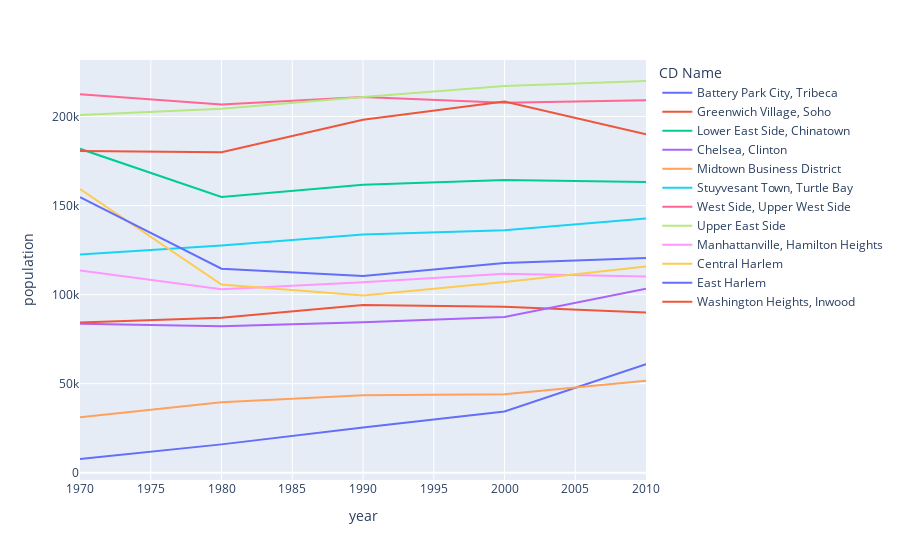

The cell this chart's notebook holds for it:
### Markdown cell above
## Step 4

Create a line chart of the population over time for each community district in Manhattan. There should be one line for each.

See the Plotly [Line Plot with column encoding color](https://plotly.com/python/line-charts/#line-plot-with-column-encoding-color) examples.

### Code cell
import plotly.express as px

fig = px.line(manhattan, x='year', y='population', color='CD Name')
fig.show()

### Figure 1 — Plotly figure (JSON) as saved in the notebook; plotly's stock layout.template omitted (floating-point values rounded to 4 significant figures)
{"data": [{"hovertemplate": "CD Name=Battery Park City, Tribeca<br>year=%{x}<br>population=%{y}<extra></extra>", "legendgroup": "Battery Park City, Tribeca", "line": {"color": "#636efa", "dash": "solid"}, "mode": "lines", "name": "Battery Park City, Tribeca", "showlegend": true, "type": "scatter", "x": [1970, 1980, 1990, 2000, 2010], "xaxis": "x", "y": [7706, 15918, 25366, 34420, 60978], "yaxis": "y"}, {"hovertemplate": "CD Name=Greenwich Village, Soho<br>year=%{x}<br>population=%{y}<extra></extra>", "legendgroup": "Greenwich Village, Soho", "line": {"color": "#EF553B", "dash": "solid"}, "mode": "lines", "name": "Greenwich Village, Soho", "showlegend": true, "type": "scatter", "x": [1970, 1980, 1990, 2000, 2010], "xaxis": "x", "y": [84337, 87069, 94105, 93119, 90016], "yaxis": "y"}, {"hovertemplate": "CD Name=Lower East Side, Chinatown<br>year=%{x}<br>population=%{y}<extra></extra>", "legendgroup": "Lower East Side, Chinatown", "line": {"color": "#00cc96", "dash": "solid"}, "mode": "lines", "name": "Lower East Side, Chinatown", "showlegend": true, "type": "scatter", "x": [1970, 1980, 1990, 2000, 2010], "xaxis": "x", "y": [181845, 154848, 161617, 164407, 163277], "yaxis": "y"}, {"hovertemplate": "CD Name=Chelsea, Clinton<br>year=%{x}<br>population=%{y}<extra></extra>", "legendgroup": "Chelsea, Clinton", "line": {"color": "#ab63fa", "dash": "solid"}, "mode": "lines", "name": "Chelsea, Clinton", "showlegend": true, "type": "scatter", "x": [1970, 1980, 1990, 2000, 2010], "xaxis": "x", "y": [83601, 82164, 84431, 87479, 103245], "yaxis": "y"}, {"hovertemplate": "CD Name=Midtown Business District<br>year=%{x}<br>population=%{y}<extra></extra>", "legendgroup": "Midtown Business District", "line": {"color": "#FFA15A", "dash": "solid"}, "mode": "lines", "name": "Midtown Business District", "showlegend": true, "type": "scatter", "x": [1970, 1980, 1990, 2000, 2010], "xaxis": "x", "y": [31076, 39544, 43507, 44028, 51673], "yaxis": "y"}, {"hovertemplate": "CD Name=Stuyvesant Town, Turtle Bay<br>year=%{x}<br>population=%{y}<extra></extra>", "legendgroup": "Stuyvesant Town, Turtle Bay", "line": {"color": "#19d3f3", "dash": "solid"}, "mode": "lines", "name": "Stuyvesant Town, Turtle Bay", "showlegend": true, "type": "scatter", "x": [1970, 1980, 1990, 2000, 2010], "xaxis": "x", "y": [122465, 127554, 133748, 136152, 142745], "yaxis": "y"}, {"hovertemplate": "CD Name=West Side, Upper West Side<br>year=%{x}<br>population=%{y}<extra></extra>", "legendgroup": "West Side, Upper West Side", "line": {"color": "#FF6692", "dash": "solid"}, "mode": "lines", "name": "West Side, Upper West Side", "showlegend": true, "type": "scatter", "x": [1970, 1980, 1990, 2000, 2010], "xaxis": "x", "y": [212422, 206669, 210993, 207699, 209084], "yaxis": "y"}, {"hovertemplate": "CD Name=Upper East Side<br>year=%{x}<br>population=%{y}<extra></extra>", "legendgroup": "Upper East Side", "line": {"color": "#B6E880", "dash": "solid"}, "mode": "lines", "name": "Upper East Side", "showlegend": true, "type": "scatter", "x": [1970, 1980, 1990, 2000, 2010], "xaxis": "x", "y": [200851, 204305, 210880, 217063, 219920], "yaxis": "y"}, {"hovertemplate": "CD Name=Manhattanville, Hamilton Heights<br>year=%{x}<br>population=%{y}<extra></extra>", "legendgroup": "Manhattanville, Hamilton Heights", "line": {"color": "#FF97FF", "dash": "solid"}, "mode": "lines", "name": "Manhattanville, Hamilton Heights", "showlegend": true, "type": "scatter", "x": [1970, 1980, 1990, 2000, 2010], "xaxis": "x", "y": [113606, 103038, 106978, 111724, 110193], "yaxis": "y"}, {"hovertemplate": "CD Name=Central Harlem<br>year=%{x}<br>population=%{y}<extra></extra>", "legendgroup": "Central Harlem", "line": {"color": "#FECB52", "dash": "solid"}, "mode": "lines", "name": "Central Harlem", "showlegend": true, "type": "scatter", "x": [1970, 1980, 1990, 2000, 2010], "xaxis": "x", "y": [159267, 105641, 99519, 107109, 115723], "yaxis": "y"}, {"hovertemplate": "CD Name=East Harlem<br>year=%{x}<br>population=%{y}<extra></extra>", "legendgroup": "East Harlem", "line": {"color": "#636efa", "dash": "solid"}, "mode": "lines", "name": "East Harlem", "showlegend": true, "type": "scatter", "x": [1970, 1980, 1990, 2000, 2010], "xaxis": "x", "y": [154662, 114569, 110508, 117743, 120511], "yaxis": "y"}, {"hovertemplate": "CD Name=Washington Heights, Inwood<br>year=%{x}<br>population=%{y}<extra></extra>", "legendgroup": "Washington Heights, Inwood", "line": {"color": "#EF553B", "dash": "solid"}, "mode": "lines", "name": "Washington Heights, Inwood", "showlegend": true, "type": "scatter", "x": [1970, 1980, 1990, 2000, 2010], "xaxis": "x", "y": [180561, 179941, 198192, 208414, 190020], "yaxis": "y"}], "layout": {"legend": {"title": {"text": "CD Name"}, "tracegroupgap": 0}, "margin": {"t": 60}, "xaxis": {"anchor": "y", "domain": [0, 1], "title": {"text": "year"}}, "yaxis": {"anchor": "x", "domain": [0, 1], "title": {"text": "population"}}}}
